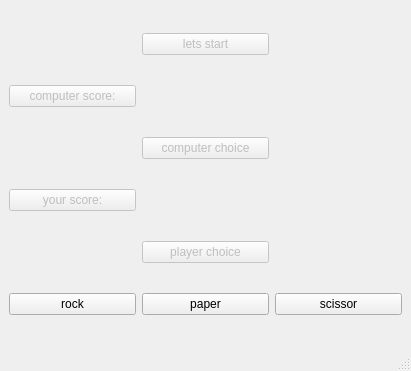
<?xml version="1.0" encoding="UTF-8"?>
<ui version="4.0">
 <class>MainWindow</class>
 <widget class="QMainWindow" name="MainWindow">
  <property name="enabled">
   <bool>true</bool>
  </property>
  <property name="geometry">
   <rect>
    <x>0</x>
    <y>0</y>
    <width>411</width>
    <height>371</height>
   </rect>
  </property>
  <property name="sizePolicy">
   <sizepolicy hsizetype="Maximum" vsizetype="Maximum">
    <horstretch>0</horstretch>
    <verstretch>0</verstretch>
   </sizepolicy>
  </property>
  <property name="windowTitle">
   <string>MainWindow</string>
  </property>
  <property name="styleSheet">
   <string notr="true"/>
  </property>
  <widget class="QWidget" name="centralwidget">
   <layout class="QGridLayout" name="gridLayout">
    <item row="0" column="1">
     <widget class="QPushButton" name="win">
      <property name="enabled">
       <bool>false</bool>
      </property>
      <property name="text">
       <string>lets start</string>
      </property>
     </widget>
    </item>
    <item row="1" column="0">
     <widget class="QPushButton" name="computerscore">
      <property name="enabled">
       <bool>false</bool>
      </property>
      <property name="text">
       <string>computer score:</string>
      </property>
     </widget>
    </item>
    <item row="2" column="1">
     <widget class="QPushButton" name="computer">
      <property name="enabled">
       <bool>false</bool>
      </property>
      <property name="text">
       <string>computer choice</string>
      </property>
     </widget>
    </item>
    <item row="3" column="0">
     <widget class="QPushButton" name="playerscore">
      <property name="enabled">
       <bool>false</bool>
      </property>
      <property name="text">
       <string>your score:</string>
      </property>
     </widget>
    </item>
    <item row="4" column="1">
     <widget class="QPushButton" name="player">
      <property name="enabled">
       <bool>false</bool>
      </property>
      <property name="text">
       <string>player choice</string>
      </property>
     </widget>
    </item>
    <item row="5" column="0">
     <widget class="QPushButton" name="rock">
      <property name="sizePolicy">
       <sizepolicy hsizetype="Minimum" vsizetype="Maximum">
        <horstretch>0</horstretch>
        <verstretch>0</verstretch>
       </sizepolicy>
      </property>
      <property name="text">
       <string>rock</string>
      </property>
     </widget>
    </item>
    <item row="5" column="1">
     <widget class="QPushButton" name="paper">
      <property name="text">
       <string>paper</string>
      </property>
     </widget>
    </item>
    <item row="5" column="2">
     <widget class="QPushButton" name="scissor">
      <property name="text">
       <string>scissor</string>
      </property>
     </widget>
    </item>
   </layout>
  </widget>
  <widget class="QMenuBar" name="menubar">
   <property name="geometry">
    <rect>
     <x>0</x>
     <y>0</y>
     <width>411</width>
     <height>22</height>
    </rect>
   </property>
  </widget>
  <widget class="QStatusBar" name="statusbar"/>
 </widget>
 <resources/>
 <connections/>
</ui>
